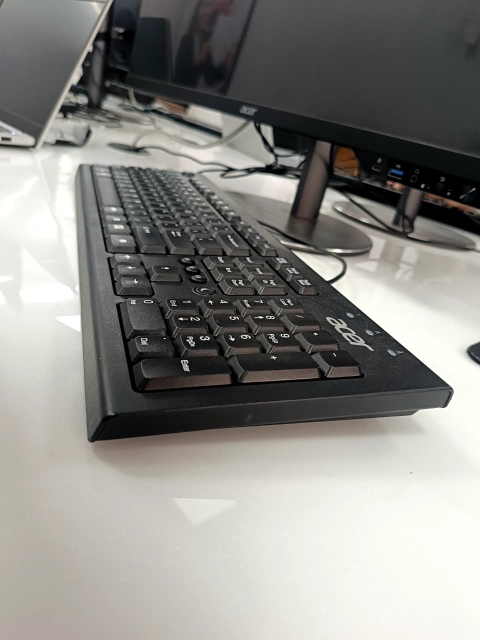
#> input picture dataset/images/WhatsApp Image 2026-07-14 at 2.58.08 PM.jpeg, 960 x 1280 px (shown at 1/2 size); its folder holds only this picture in this run
$ python annotation.py
#> lines starting #> are read from the running program, lines starting #| are printed output that depends on the picture; after the words box and inside, x2 and y2 are one past the last pixel; in counts of white or black regions, pixels touching at a corner belong together
import cv2
import os
import numpy as np

IMG_DIR = "dataset/images"
LBL_DIR = "dataset/labels"

CLASS_ID =  0
CLASS_NAME = "keyboard"

DISPLAY_WIDTH = 800
DISPLAY_HEIGHT = 600

os.makedirs(LBL_DIR, exist_ok=True)

print ("Images folder:", IMG_DIR)
print ("Labels folder:", LBL_DIR)
print(f"display size (sabhi images ke liye same): {DISPLAY_WIDTH}x{DISPLAY_HEIGHT}")

drawing = False
box_ready = False
ix, iy = -1,-1
end_x, end_y = -1, -1

display_base = None  #current CANVAS(fixed size, box ke bina, clean copy)
display_img = None   #current CANVAS(box ke saath, screen par dikhane ke liye )

# [26 lines left out: function draw_rectangle, not called in this run]

print("Mouse callback function ready hai.")

# [20 lines left out: function convert_to_yolo, not called in this run]

print("Conversion function ready hai.")

image_files = sorted([
    f for f in os.listdir(IMG_DIR)
    if f.lower().endswith((".jpg", ".jpeg", ".png"))
])

print(f"Total images mili: {len(image_files)}")

if len(image_files) == 0:
    print("Koi image nahi mili! IMG_DIR path check karo.")
else:
    cv2.namedWindow("Image Annotation Tool")
    cv2.setMouseCallback("Image Annotation Tool", draw_rectangle)

    idx = 0
    while idx < len(image_files):
        image_name = image_files[idx]
        image_path = os.path.join(IMG_DIR, image_name)

        original_img = cv2.imread(image_path)
#> original_img is the input picture: shape (1280, 960, 3); mean B, G, R 133.4, 137.7, 138.7

        if original_img is None:
            print(f"Skip (padhi nahi ja saki): {image_name}")
            idx += 1
            continue

        img_h, img_w = original_img.shape[:2]
#> img_h = 1280; img_w = 960
        display_img = original_img.copy()
        box_ready = False

        # ---- Is image ke liye andar wala loop: jab tak koi key na dabe ----
        while True:
            preview = display_img.copy()
            status_text = f"[{idx+1}/{len(image_files)}] {image_name}  |  s=save  n=skip  p=prev  r=reset  q=quit"
            cv2.putText(preview, status_text, (10, 25),
                        cv2.FONT_HERSHEY_SIMPLEX, 0.55, (0, 0, 255), 2)
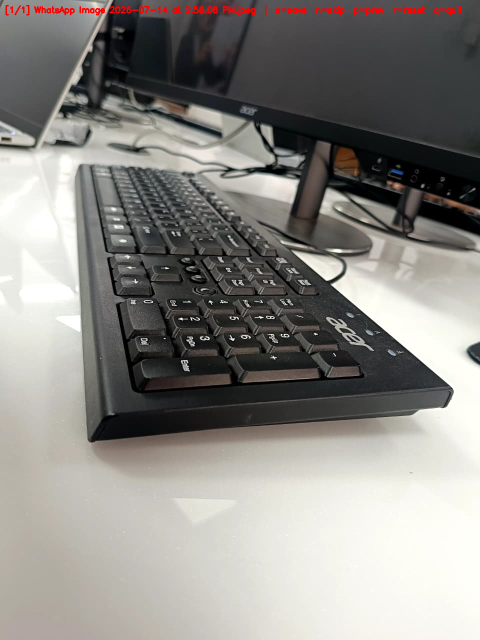
#> preview: shape (1280, 960, 3) (shown at 1/2 size); 0.45% of pixels changed, all inside (x1, y1, x2, y2) = (11, 10, 924, 31)

            cv2.imshow("Image Annotation Tool", preview)
            key = cv2.waitKey(20) & 0xFF
#> (key q is pressed here)

            if key == ord('s'):
                if box_ready:
                    x_c, y_c, w_n, h_n = convert_to_yolo(ix, iy, end_x, end_y, img_w, img_h)

                    label_name = os.path.splitext(image_name)[0] + ".txt"
                    label_path = os.path.join(LBL_DIR, label_name)

                    with open(label_path, "w") as f:
                        f.write(f"{CLASS_ID} {x_c:.6f} {y_c:.6f} {w_n:.6f} {h_n:.6f}\n")

                    print(f"Saved -> {label_path}")
                    idx += 1
                    break
                else:
                    print("Pehle box draw karo, phir 's' dabao.")

            elif key == ord('n'):
                print(f"Skipped -> {image_name}")
                idx += 1
                break

            elif key == ord('p'):
                idx = max(0, idx - 1)
                break

            elif key == ord('r'):
                display_img = original_img.copy()
                box_ready = False

            elif key == ord('q'):
                idx = len(image_files)   # loop ko yahi rok do
                break

    cv2.destroyAllWindows()
    print("\nAnnotation session complete!")

label_files = [f for f in os.listdir(LBL_DIR) if f.endswith(".txt")]
print(f"Total labels saved: {len(label_files)}")

if label_files:
    sample = label_files[0]
    print(f"\nSample file: {sample}")
    with open(os.path.join(LBL_DIR, sample)) as f:
        print(f.read())

$ run again, on dataset/images/WhatsApp Image 2026-07-14 at 2.58.22 PM (1).jpeg
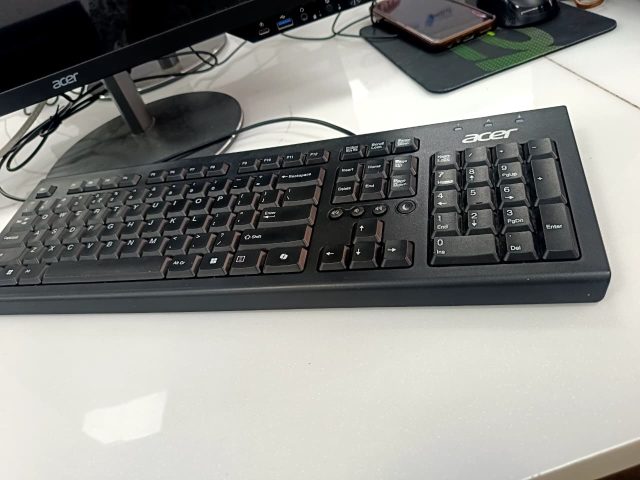
#> input picture dataset/images/WhatsApp Image 2026-07-14 at 2.58.22 PM (1).jpeg, 1280 x 960 px (shown at 1/2 size)
#> original_img is the input picture: shape (960, 1280, 3); mean B, G, R 135, 138.8, 138
#> `cv2.putText(preview, status_text, (10, 25), cv2.FONT_HERSHEY_SIMPLEX, ..`:
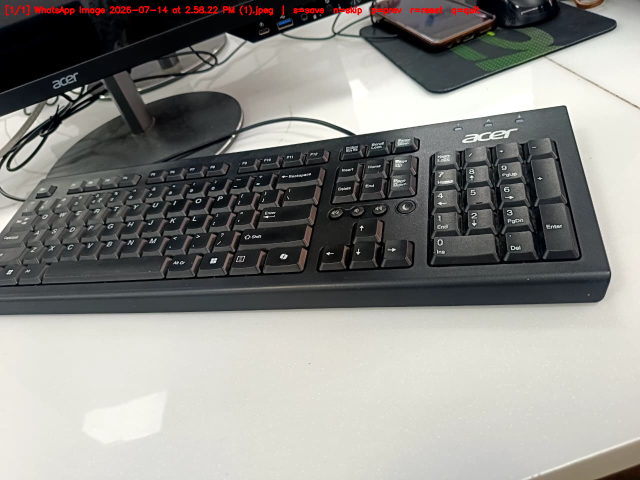
#> preview: shape (960, 1280, 3) (shown at 1/2 size); 0.46% of pixels changed, all inside (x1, y1, x2, y2) = (11, 10, 960, 31)

$ run again, on dataset/images/WhatsApp Image 2026-07-14 at 2.58.22 PM.jpeg
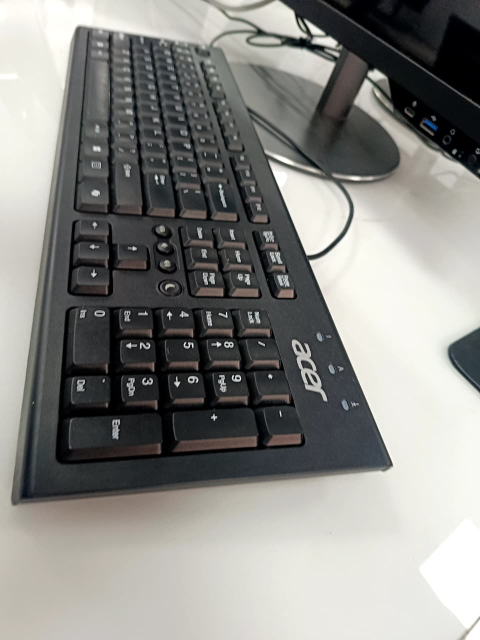
#> input picture dataset/images/WhatsApp Image 2026-07-14 at 2.58.22 PM.jpeg, 960 x 1280 px (shown at 1/2 size)
#> original_img is the input picture: shape (1280, 960, 3); mean B, G, R 133.3, 136.7, 136.9
#> `cv2.putText(preview, status_text, (10, 25), cv2.FONT_HERSHEY_SIMPLEX, ..`:
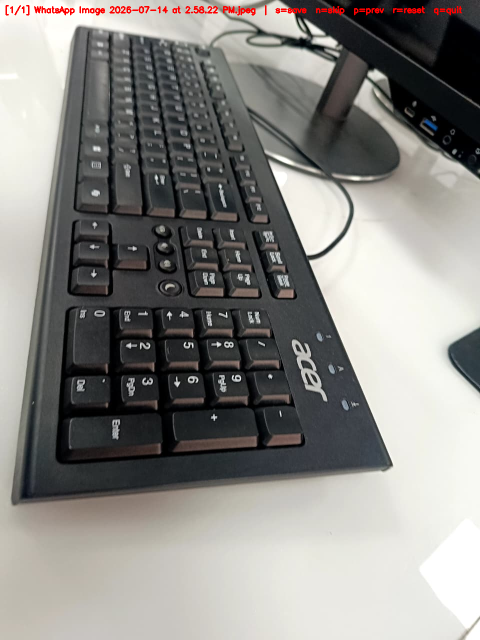
#> preview: shape (1280, 960, 3) (shown at 1/2 size); 0.45% of pixels changed, all inside (x1, y1, x2, y2) = (11, 10, 924, 31)

$ run again, on dataset/images/WhatsApp Image 2026-07-14 at 2.58.28 PM.jpeg
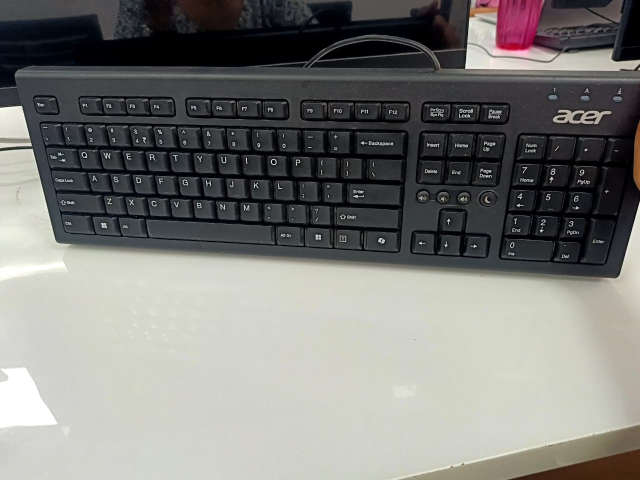
#> input picture dataset/images/WhatsApp Image 2026-07-14 at 2.58.28 PM.jpeg, 1280 x 960 px (shown at 1/2 size)
#> original_img is the input picture: shape (960, 1280, 3); mean B, G, R 119.6, 123.2, 123.5
#> `cv2.putText(preview, status_text, (10, 25), cv2.FONT_HERSHEY_SIMPLEX, ..`:
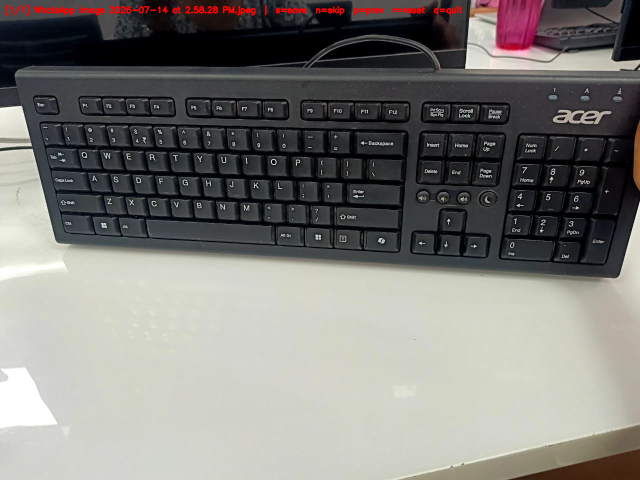
#> preview: shape (960, 1280, 3) (shown at 1/2 size); 0.45% of pixels changed, all inside (x1, y1, x2, y2) = (11, 10, 924, 31)

$ run again, on dataset/images/WhatsApp Image 2026-07-14 at 2.58.09 PM.jpeg
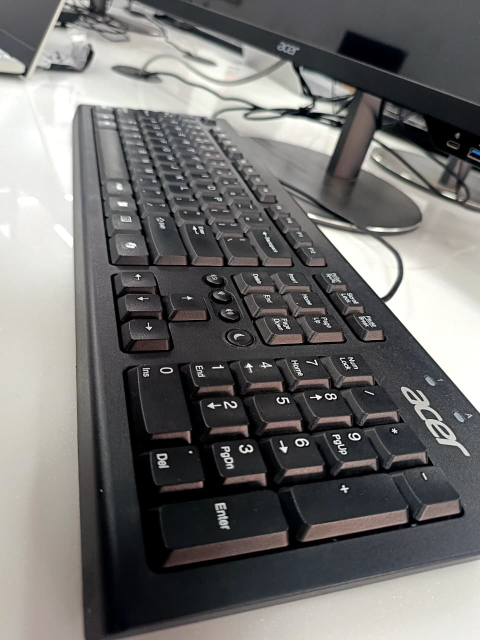
#> input picture dataset/images/WhatsApp Image 2026-07-14 at 2.58.09 PM.jpeg, 960 x 1280 px (shown at 1/2 size)
#> original_img is the input picture: shape (1280, 960, 3); mean B, G, R 110.4, 111.7, 112.6
#> `cv2.putText(preview, status_text, (10, 25), cv2.FONT_HERSHEY_SIMPLEX, ..`:
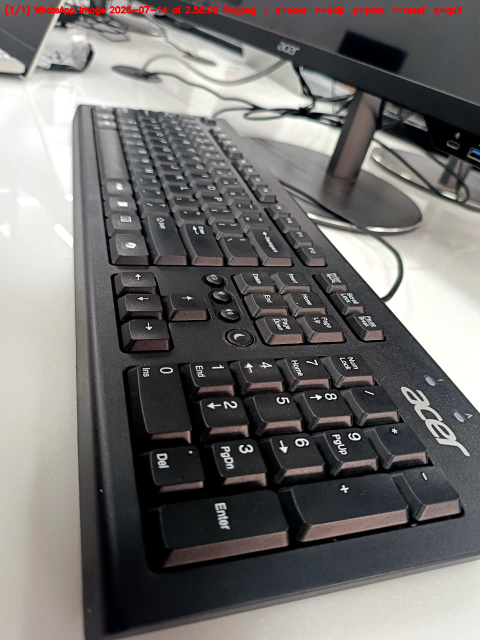
#> preview: shape (1280, 960, 3) (shown at 1/2 size); 0.45% of pixels changed, all inside (x1, y1, x2, y2) = (11, 10, 924, 31)
